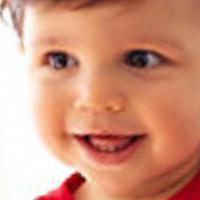
#> input picture CASE2/Faces/10045.jpg, 200 x 200 px; its folder holds only this picture in this run
$ jupyter execute --allow-errors PCA.ipynb
#> lines starting #> are read from the running program, lines starting #| are printed output that depends on the picture
#> further down, img is the input picture: shape (200, 200, 3); mean R, G, B 209.2, 149.5, 126.1
[cell 1]
import matplotlib.pyplot as plt
import random
import numpy as np
from sklearn.cluster import KMeans
from sklearn import decomposition
from sklearn import preprocessing
from pathlib import Path
import scipy.io
import py_pcha
import os
import pandas as pd

import warnings
warnings.filterwarnings('ignore')

[cell 2]
import matplotlib.pyplot as plt
import random
import numpy as np
from sklearn.cluster import MiniBatchKMeans, KMeans
from sklearn.model_selection import GridSearchCV
from sklearn.neighbors import KNeighborsClassifier
from sklearn import decomposition
from sklearn import preprocessing
from pathlib import Path
import scipy.io
import py_pcha

[cell 3]
def rgb2gray(rgb):
    return np.dot(rgb[...,:3], [0.2989, 0.5870, 0.1140])
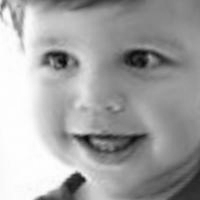
#> returned value: shape (200, 200) float64; min 7.1, max 255, mean 164.7

#> (a cell that did not finish here is left out)

[cell 5]
data_paths = os.listdir('Faces')
n=len(data_paths)
p=200*200 # we add the label as the first element
X=np.zeros([n,p])
race=np.zeros(n)
gender=np.zeros(n)
age=np.zeros(n)
print(f'number of observations: {n}, number of features: {p}')
# load images
#> (the rest of this cell did not finish here and is left out)

[cell 6]
X.shape

[cell 7]
mean_img=np.mean(X,axis=0)

[cell 8]
mean_img.shape

[cell 9]
plt.imshow(mean_img.reshape(200,200),cmap='gray');plt.show()
#> after `plt.imshow(mean_img.reshape(200, 200), cmap='gray')`:
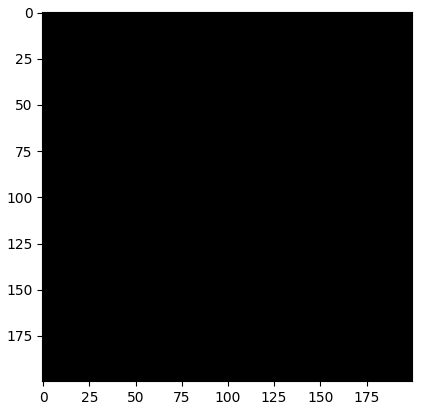
#> figure drawn by matplotlib, 1 panel

#> (a cell that did not finish here is left out)

### Substract mean to perform PCA

[cell 11]
X_non_mean=np.array([img-mean_img for img in X])
X_non_mean.shape
#> Out = (1, 40000)

[cell 12]
plt.imshow(X_non_mean[0].reshape(200,200),cmap='gray');plt.show()

### Filtering for ages

[cell 13]
age

#> (a cell that did not finish here is left out)

[cell 15]
age_groups = pd.cut(age, bins=[0,10,30,50,75, np.inf],labels=[1,2,3,4,5])

### Let's take 2nd category (label==2), 10-30 years

[cell 16]
age2=X_non_mean[age_groups==2]
#> age2 = empty array

[cell 17]
age2.shape
#> Out = (0, 40000)

[cell 18]
sum(age_groups==2)

### We do PCA of the whole dataset

[cell 19]
from sklearn.decomposition import PCA
import ttictoc as t

[cell 20]
t.tic()
#> (this line was passed over: ttictoc is not available in this run)
pca = PCA(n_components=100)
#> (the rest of this cell did not finish here and is left out)

#> (a cell that did not finish here is left out)

#> (a cell that did not finish here is left out)

[cell 23]
# Scores.to_csv('Scores_PCA_All_Dataset.csv',index=False)

### Filter for age group

#> (a cell that did not finish here is left out)

[cell 25]
age2_scores=pd.DataFrame(age2)
#> age2_scores = table of 0 rows and 40000 columns

[cell 26]
# add race in the df
age2_scores['race']=race[age_groups==2].astype('uint8')

[cell 27]
import seaborn as sns

plt.figure(figsize=(10,8))
#> (the rest of this cell did not finish here and is left out)

[cell 28]
for i in range(0,5):
    [x,y]=[np.mean(age2_scores[age2_scores.race==i][0]),np.mean(age2_scores[age2_scores.race==i][1])]
    plt.scatter(x,y,label=i)
plt.legend();plt.show()
#> after `plt.legend()`:
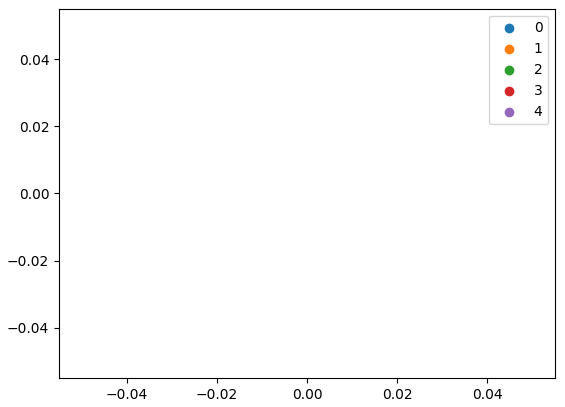
#> figure drawn by matplotlib, 1 panel

### We apply unsupervised methods

[cell 29]
from sklearn.cluster import KMeans
from sklearn.manifold import TSNE

#### Use the gap-statistic to select K for K-means clustering on the zip data

[cell 30]
X=age2
#> X = empty array
[N, p] = X.shape
#> N = 0; p = 40000
#> (the rest of this cell did not finish here and is left out)

$ run again, on CASE2/Faces/11499.jpg
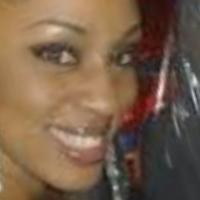
#> input picture CASE2/Faces/11499.jpg, 200 x 200 px
#> img is the input picture: shape (200, 200, 3); mean R, G, B 120.2, 95.6, 74.3
#> in rgb2gray, `return np.dot(rgb[...,:3], [0.2989, 0.5870, 0.1140])`:
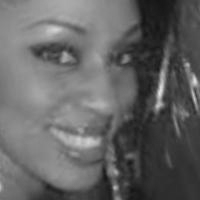
#> returned value: shape (200, 200) float64; min 19.26, max 228.7, mean 100.5
#> age2 = empty array
#> age2_scores = table of 0 rows and 40000 columns
#> X = empty array

$ run again, on CASE2/Faces/1168.jpg
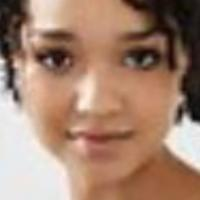
#> input picture CASE2/Faces/1168.jpg, 200 x 200 px
#> img is the input picture: shape (200, 200, 3); mean R, G, B 165, 131.5, 112.1
#> in rgb2gray, `return np.dot(rgb[...,:3], [0.2989, 0.5870, 0.1140])`:
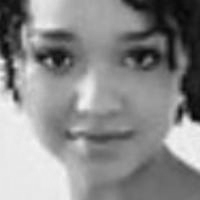
#> returned value: shape (200, 200) float64; min 4, max 245.4, mean 139.3
#> age2 = empty array
#> age2_scores = table of 0 rows and 40000 columns
#> X = empty array

$ run again, on CASE2/Faces/11856.jpg
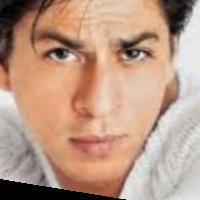
#> input picture CASE2/Faces/11856.jpg, 200 x 200 px
#> img is the input picture: shape (200, 200, 3); mean R, G, B 187.1, 153, 133.4
#> in rgb2gray, `return np.dot(rgb[...,:3], [0.2989, 0.5870, 0.1140])`:
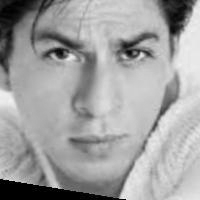
#> returned value: shape (200, 200) float64; min 0, max 250.1, mean 161
#> age2 = empty array
#> age2_scores = table of 0 rows and 40000 columns
#> X = empty array

$ run again, on CASE2/Faces/10394.jpg
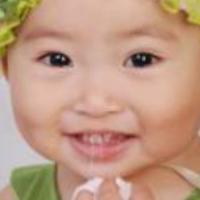
#> input picture CASE2/Faces/10394.jpg, 200 x 200 px
#> img is the input picture: shape (200, 200, 3); mean R, G, B 192.2, 152.9, 130.7
#> in rgb2gray, `return np.dot(rgb[...,:3], [0.2989, 0.5870, 0.1140])`:
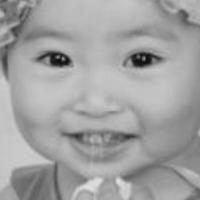
#> returned value: shape (200, 200) float64; min 13.85, max 226.2, mean 162.1
#> age2 = empty array
#> age2_scores = table of 0 rows and 40000 columns
#> X = empty array
